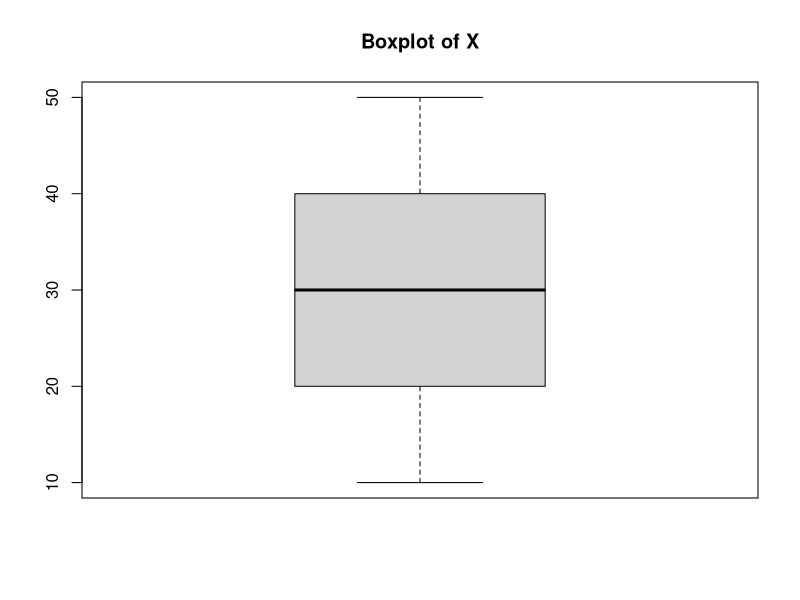

Source code (R):
x <- c(10,15,20,25,30,35,40,45,50)
y <- c(64,54,87,32,45,42,28,93,32)


cat("\nMean of X: ",mean(x))
cat("\nMedian of X: ",median(x))

quartiles<-quantile(x)
cat("\n1st quartile of X: ",quartiles[2])
cat("\n3rd quartile of X: ",quartiles[4])
cat("\nMinimum of X: ",min(x))
cat("\nMaximum of X: ",max(x))
boxplot(x,main="Boxplot of X")
cat("\nVariance of X and Y: ",var(x))
cat("\nCovariance of X and Y: ",cov(x,y))
cat("\nCorrelation of X and Y: ",cor(x,y))
cat("\n")